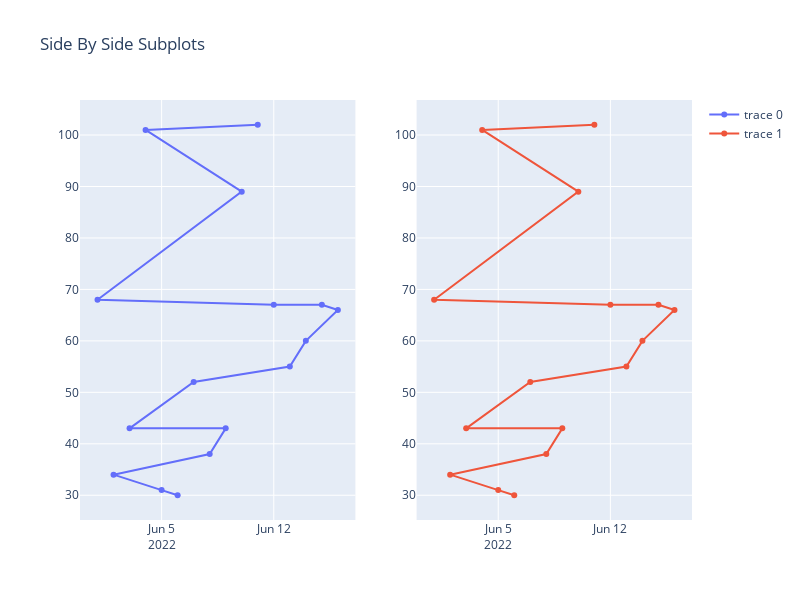

Write notebook code for a chart like this one.
### Code cell
fig = make_subplots(rows=1, cols=2)

fig.add_trace(
    go.Scatter(x=counts.Dates, y=counts.Counts),
    row=1, col=1
)

fig.add_trace(
    go.Scatter(x=counts.Dates, y=counts.Counts),
    row=1, col=2
)

fig.update_layout(height=600, width=800, title_text="Side By Side Subplots")
fig.show()

### Figure 1 — Plotly figure (JSON) as saved in the notebook; plotly's stock layout.template omitted (floating-point values rounded to 4 significant figures)
{"data": [{"type": "scatter", "x": ["2022-06-11T00:00:00", "2022-06-04T00:00:00", "2022-06-10T00:00:00", "2022-06-01T00:00:00", "2022-06-12T00:00:00", "2022-06-15T00:00:00", "2022-06-16T00:00:00", "2022-06-14T00:00:00", "2022-06-13T00:00:00", "2022-06-07T00:00:00", "2022-06-03T00:00:00", "2022-06-09T00:00:00", "2022-06-08T00:00:00", "2022-06-02T00:00:00", "2022-06-05T00:00:00", "2022-06-06T00:00:00"], "xaxis": "x", "y": [102, 101, 89, 68, 67, 67, 66, 60, 55, 52, 43, 43, 38, 34, 31, 30], "yaxis": "y"}, {"type": "scatter", "x": ["2022-06-11T00:00:00", "2022-06-04T00:00:00", "2022-06-10T00:00:00", "2022-06-01T00:00:00", "2022-06-12T00:00:00", "2022-06-15T00:00:00", "2022-06-16T00:00:00", "2022-06-14T00:00:00", "2022-06-13T00:00:00", "2022-06-07T00:00:00", "2022-06-03T00:00:00", "2022-06-09T00:00:00", "2022-06-08T00:00:00", "2022-06-02T00:00:00", "2022-06-05T00:00:00", "2022-06-06T00:00:00"], "xaxis": "x2", "y": [102, 101, 89, 68, 67, 67, 66, 60, 55, 52, 43, 43, 38, 34, 31, 30], "yaxis": "y2"}], "layout": {"height": 600, "title": {"text": "Side By Side Subplots"}, "width": 800, "xaxis": {"anchor": "y", "domain": [0, 0.45]}, "xaxis2": {"anchor": "y2", "domain": [0.55, 1]}, "yaxis": {"anchor": "x", "domain": [0, 1]}, "yaxis2": {"anchor": "x2", "domain": [0, 1]}}}
